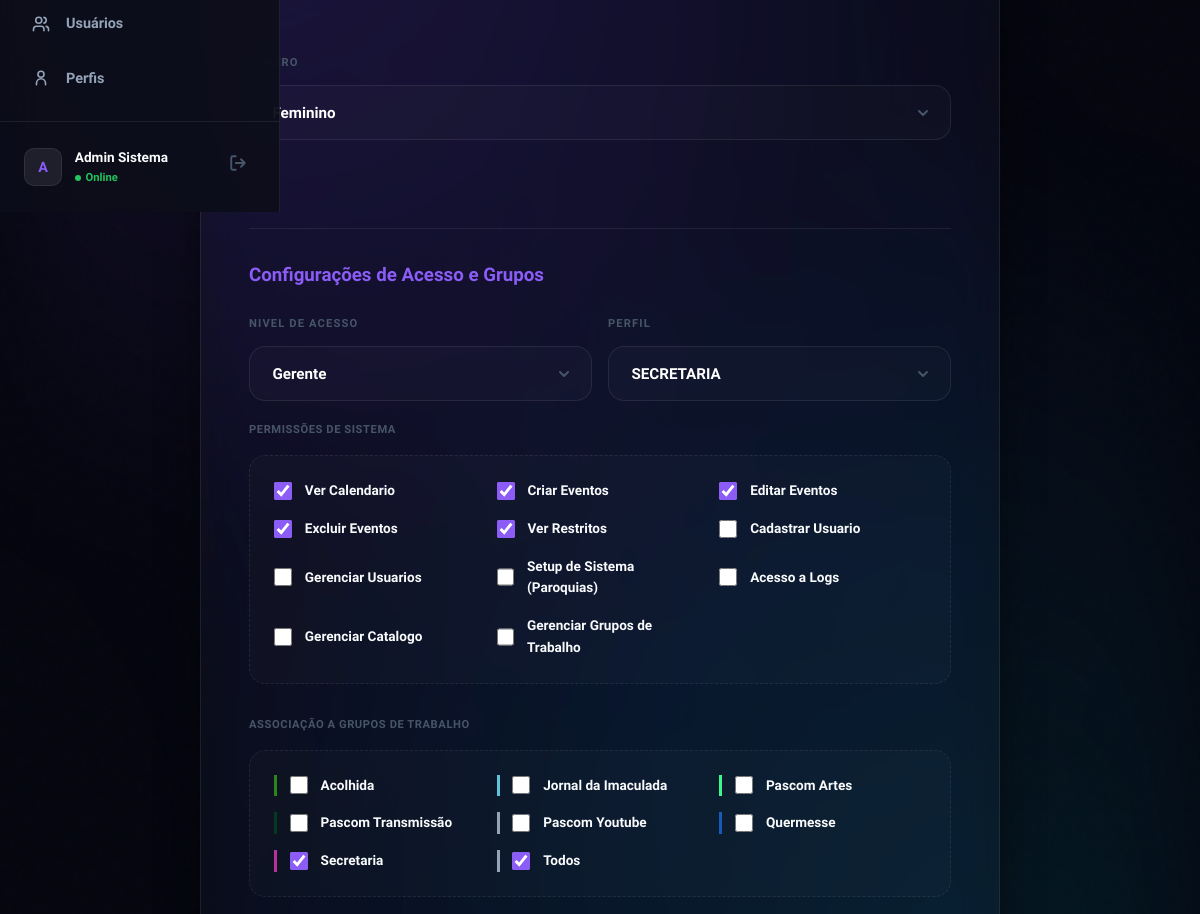
The page /editar_usuario.php?id=3 (signed in, middle part) on the database as committed earlier.
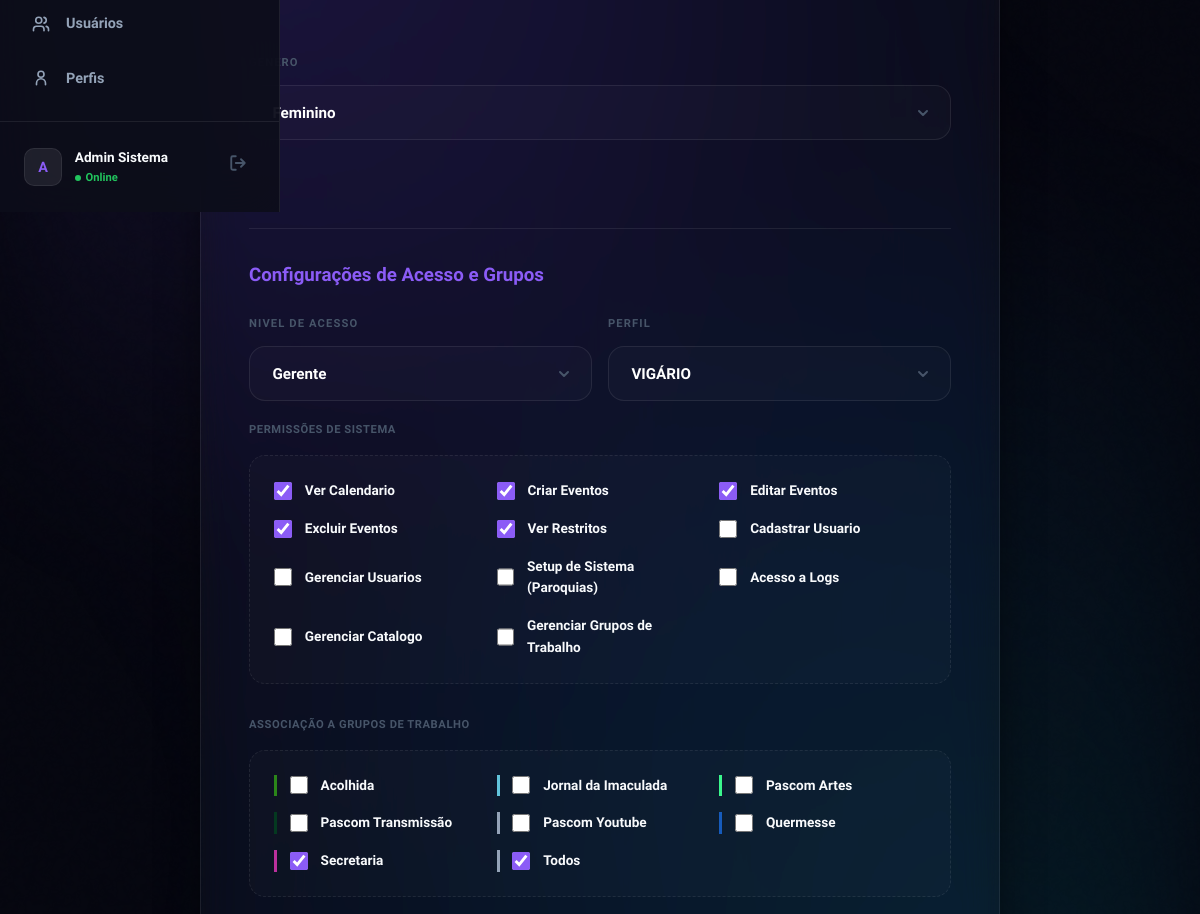
The same page on the database as committed later.
### tables this page shows
CREATE TABLE `usuarios` (
  `id` int(10) unsigned NOT NULL AUTO_INCREMENT,
  `nome` varchar(255) NOT NULL,
  `email` varchar(255) NOT NULL,
  `senha` varchar(255) NOT NULL,
  `perfil_id` int(10) unsigned DEFAULT NULL,
  `paroquia_id` int(10) unsigned DEFAULT NULL,
  `sexo` varchar(20) DEFAULT NULL,
  `telefone` varchar(20) DEFAULT NULL,
  `palavra_chave` varchar(255) DEFAULT NULL,
  `ativo` tinyint(1) DEFAULT 1,
  `perm_criar_eventos` tinyint(1) DEFAULT 0,
  `perm_editar_eventos` tinyint(1) DEFAULT 0,
  `perm_excluir_eventos` tinyint(1) DEFAULT 0,
  `perm_ver_restritos` tinyint(1) DEFAULT 0,
  `perm_cadastrar_usuario` tinyint(1) DEFAULT 0,
  `perm_admin_usuarios` tinyint(1) DEFAULT 0,
  `perm_ver_logs` tinyint(1) DEFAULT 0,
  `data_criacao` timestamp NULL DEFAULT current_timestamp(),
  `ultimo_login` timestamp NULL DEFAULT NULL,
  `data_nascimento` date DEFAULT NULL,
  `foto_perfil` varchar(255) DEFAULT NULL,
  `nivel_acesso` int(10) DEFAULT 0,
  `perfil_nome` varchar(50) DEFAULT NULL,
  `perm_ver_calendario` tinyint(1) DEFAULT 1,
  `perm_admin_sistema` tinyint(1) DEFAULT 0,
  `perm_gerenciar_catalogo` tinyint(1) DEFAULT 0,
  `perm_gerenciar_grupos` tinyint(1) DEFAULT 0,
  PRIMARY KEY (`id`),
  UNIQUE KEY `email` (`email`),
  KEY `fk_usuario_perfil` (`perfil_id`),
  KEY `fk_usuario_paroquia` (`paroquia_id`),
  CONSTRAINT `fk_usuario_paroquia` FOREIGN KEY (`paroquia_id`) REFERENCES `paroquias` (`id`) ON DELETE SET NULL,
  CONSTRAINT `fk_usuario_perfil` FOREIGN KEY (`perfil_id`) REFERENCES `perfis` (`id`) ON DELETE SET NULL
);

### config.php (called while the page is built, shortened)
<?php
function has_level(int $min_level): bool {
    return isset($_SESSION['usuario_nivel']) && (int)$_SESSION['usuario_nivel'] <= $min_level;
}
function h(mixed $v): string {
    return htmlspecialchars((string)($v ?? ''), ENT_QUOTES, 'UTF-8');
}
?>

### functions.php (called while the page is built, shortened)
<?php
require_once __DIR__ . '/config.php';
function getAccessLabelV2(int $level): string {
    $labels = [
        0 => 'Master',
        1 => 'Administrador',
        2 => 'Gerente',
        3 => 'Supervisor',
        4 => 'Encarregado',
        5 => 'Trabalhador',
        6 => 'Consultor',
        7 => 'Visitante',
    ];
    return $labels[$level] ?? ('Nivel ' . $level);
}
function current_paroquia_id(): int {
    return (int)($_SESSION['paroquia_id'] ?? 0);
}
function current_user_perfil_id(mysqli $db): int {
    $sid = (int)($_SESSION['usuario_perfil_id'] ?? 0);
    if ($sid > 0) return $sid;
    $uid = current_user_id();
    $stmt = $db->prepare('SELECT perfil_id FROM usuarios WHERE id = ? LIMIT 1');
    $stmt->bind_param('i', $uid);
    $stmt->execute();
    $row = $stmt->get_result()->fetch_assoc();
    $pid = (int)($row['perfil_id'] ?? 0);
    return $pid;
}
function selectable_access_levels_for_user(int $myLevel, bool $isMaster, int $maxLevel = 7): array {
    $min = $isMaster ? 0 : max(0, $myLevel);
    $max = max($min, $maxLevel);
    $levels = [];
    for ($lvl = $min; $lvl <= $max; $lvl++) {
        $levels[] = $lvl;
    }
    return $levels;
}
function list_perfis_for_user(mysqli $db, int $myPerfilId, bool $isMaster): array {
    $paroquiaId = current_paroquia_id();
    $rows = [];
    $baseSelect = "
        SELECT
            p.id,
            COALESCE(
                NULLIF(MAX(NULLIF(TRIM(p.nome_perfil), '')), ''),
                NULLIF(MAX(NULLIF(TRIM(u.perfil_nome), '')), ''),
                CONCAT('Perfil #', p.id)
            ) AS nome
        FROM perfis p
        LEFT JOIN usuarios u ON u.perfil_id = p.id
    ";
    $res = null;
    if ($paroquiaId > 0) {
        $res = $db->query($baseSelect . "
            WHERE p.paroquia_id = " . (int)$paroquiaId . "
            GROUP BY p.id
            ORDER BY p.id ASC
        ");
    } else {
        $res = $db->query($baseSelect . "
            GROUP BY p.id
            ORDER BY p.id ASC
        ");
    }
    while ($r = $res->fetch_assoc()) {
        $pid = (int)($r['id'] ?? 0);
        if ($isMaster || ($myPerfilId > 0 && $pid >= $myPerfilId)) {
            $r['nivel_inferido'] = $pid;
            $rows[] = $r;
        }
    }
    return $rows;
}
?>

### editar_usuario.php (the view, shortened to what the changed rows need)
<?php
require_once 'functions.php';
$id = (int)($_GET['id'] ?? 0);
$is_master = has_level(0);
$my_user_id = (int)($_SESSION['usuario_id'] ?? 0);
$my_level = (int)($_SESSION['usuario_nivel'] ?? 99);
$can_manage_users_by_level = $is_master || $my_level <= 3;
$my_pid = (int)($_SESSION['paroquia_id'] ?? 0);
$is_self = ($id === $my_user_id);
$stmt = $conn->prepare('SELECT * FROM usuarios WHERE id = ?');
$stmt->bind_param('i', $id);
$stmt->execute();
$user = $stmt->get_result()->fetch_assoc();
$can_manage_target = $is_master || $is_self || (
    !$is_master &&
    $can_manage_users_by_level &&
    (int)$user['id'] !== $my_user_id &&
    (int)$user['paroquia_id'] === $my_pid &&
    (int)$user['nivel_acesso'] > $my_level
);
$is_same_level_peer = !$is_master && !$is_self && (int)$user['nivel_acesso'] === $my_level;
$visiblePermissions = [
    'perm_ver_calendario' => $is_master || can('ver_calendario'),
    'perm_criar_eventos' => $is_master || can('criar_eventos'),
    'perm_editar_eventos' => $is_master || can('editar_eventos'),
    'perm_excluir_eventos' => $is_master || can('excluir_eventos'),
    'perm_ver_restritos' => $is_master || can('ver_restritos'),
    'perm_cadastrar_usuario' => $is_master || can('cadastrar_usuario'),
    'perm_admin_usuarios' => $is_master || can('admin_usuarios'),
    'perm_admin_sistema' => $is_master || can('admin_sistema'),
    'perm_ver_logs' => $is_master || can('ver_logs'),
    'perm_gerenciar_catalogo' => $is_master || can('gerenciar_catalogo'),
    'perm_gerenciar_grupos' => $is_master || can('gerenciar_grupos'),
];
$max_access_level = 7;
$allowed_access_levels = selectable_access_levels_for_user($my_level, $is_master, $max_access_level);
$my_perfil_id = current_user_perfil_id($conn);
$perfis_options = list_perfis_for_user($conn, $my_perfil_id, $is_master);
$selected_nivel_acesso = isset($_POST['nivel_acesso']) ? (int)$_POST['nivel_acesso'] : (int)($user['nivel_acesso'] ?? $max_access_level);
$selected_perfil_id = isset($_POST['perfil_id']) ? (int)$_POST['perfil_id'] : (int)($user['perfil_id'] ?? pick_default_perfil_id($perfis_options, 9));
?>
<!DOCTYPE html>
<html lang="pt-BR">
<head>
    <link rel="stylesheet" href="style.css?v=2.4.5"
        <link rel="stylesheet" href="css/responsive.css?v=2.4.5">
</head>
<body>
    <div class="app-shell">
        <main class="main-content" style="align-items: center; justify-content: flex-start; overflow-y: auto;">
            <section class="glass animate-in" style="width: 100%; max-width: 800px; padding: 3rem; border-radius: 32px; margin: 2rem auto;">
                <form method="POST" enctype="multipart/form-data" class="edit-user-form" style="display: grid; grid-template-columns: 1fr 1fr; gap: 1.5rem;">
                    <?php if (!$is_same_level_peer): ?>
                    <div class="form-group" style="grid-column: span 2;">
                        <label>GENERO</label>
                        <select name="sexo">
                            <option value="F" <?= $user['sexo'] == 'F' || $user['sexo'] == 'Feminino' ? 'selected' : '' ?>>Feminino</option>
                        </select>
                    </div>
                    <?php else: ?>
                    <div style="grid-column: span 2; padding: 1rem 1.2rem; border: 1px solid var(--border); border-radius: 12px; color: var(--text-dim); font-size: 0.9rem;">
                        Usuarios do mesmo nivel podem ser visualizados, mas nao podem ser editados ou excluidos.
                    </div>
                    <?php endif; ?>
                    <?php if (!$is_same_level_peer && !$is_self && $can_manage_users_by_level && ($can_manage_target || array_filter($visiblePermissions))): ?>
                    <div style="grid-column: span 2; margin-top: 2rem; padding-top: 2rem; border-top: 1px solid var(--border);">
                        <?php if ($can_manage_target): ?>
                        <div style="display:grid; grid-template-columns: 1fr 1fr; gap: 1rem; margin-bottom: 1.25rem;">
                            <div class="form-group" style="margin:0;">
                                <label>NIVEL DE ACESSO</label>
                                <select name="nivel_acesso">
                                    <?php foreach ($allowed_access_levels as $lvl): ?>
                                        <option value="<?= (int)$lvl ?>" <?= ((int)$lvl === (int)$selected_nivel_acesso) ? 'selected' : '' ?>>
                                            <?= h(getAccessLabelV2((int)$lvl)) ?>
                                        </option>
                                    <?php endforeach; ?>
                                </select>
                            </div>
                            <div class="form-group" style="margin:0;">
                                <label>PERFIL</label>
                                <select name="perfil_id">
                                    <?php foreach ($perfis_options as $pf): ?>
                                        <option value="<?= (int)$pf['id'] ?>" <?= ((int)$pf['id'] === (int)$selected_perfil_id) ? 'selected' : '' ?>>
                                            <?= h($pf['nome']) ?>
                                        </option>
                                    <?php endforeach; ?>
                                </select>
                            </div>
                        </div>
                        <?php endif; ?>
                    </div>
                    <?php endif; ?>
                </form>
            </section>
        </main>
    </div>
</body>
</html>

Rows that differ between the two databases and show on the page:
changed usuarios "Feminino": perfil_id "SECRETARIA" → "VIGÁRIO"
